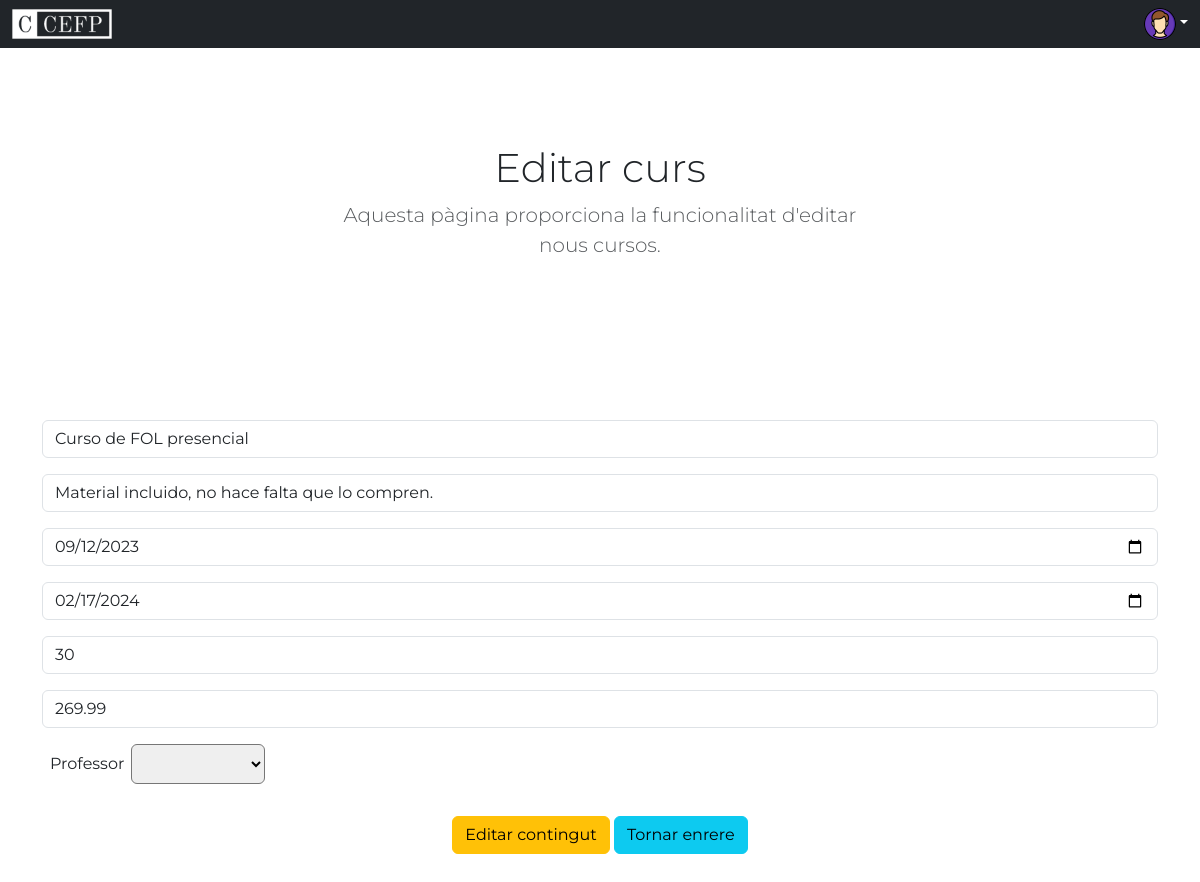
Page /Views/html/editar_curs.php?id=2 (signed in) on the committed database.
### tables this page shows
CREATE TABLE curs (
    id_curs INT NOT NULL PRIMARY KEY AUTO_INCREMENT,
    nom_curs VARCHAR(60),
    curs_descripcio VARCHAR(1000),
    data_inici DATE,
    data_fi DATE,
    id_profesor INT,
    preu FLOAT,
    placesDisponibles INT CHECK(placesDisponibles>=0),
    FOREIGN KEY (id_profesor) REFERENCES profesors(id_profesor)
);

### Model/Cursos/ModelPanellEditar.php (called while the page is built, shortened)
<?php
class ModelPanellEditar {
    private $conn;
    public function __construct($conn) {
        $this->conn = $conn;
    }
    public function mostrarCursos($IDCurs) {
        $sql = $this->conn->prepare("SELECT * FROM curs WHERE id_curs=$IDCurs");
        $sql->execute();
        $result = $sql->get_result();
        return $result;
    }
}

### Model/Cursos/ModelOptionProfesors.php (called while the page is built, shortened)
<?php
class CrearOptionsProfessors {
    private $conn;
    public function __construct($conn) {
        $this->conn = $conn;
    }
    public function listadoProfesors()
    {
        $consulta = $this->conn->prepare("SELECT * FROM profesors");
        $consulta->execute();
        $result = $consulta->get_result();
        return $result;
    }
}

### Controller/Cursos/ControllerOptionProfesors.php (the view)
<?php include ("../../Model/Cursos/ModelOptionProfesors.php");
$nouCurs=new CrearOptionsProfessors($conn);
$result = $nouCurs->listadoProfesors();
$optionProfessor = "";
while($professor=$result->fetch_assoc()) {
    $IdProfessor = $professor["id_profesor"];
    $nomProfessor = $professor["nom"];
    $cognomProfessor = $professor["cognom"];
    $optionProfessor .= "<option value=".$IdProfessor.">".$nomProfessor." ".$cognomProfessor."</option>";
}
echo $optionProfessor;

### Controller/Cursos/ControllerPanellEditar.php
<?php
include ('../../Model/Cursos/ModelPanellEditar.php');
$mostrarCursos = new ModelPanellEditar($conn);
$IDCurs= $_GET["id"];
$result = $mostrarCursos->mostrarCursos($IDCurs);
$div_cursos = "";
while($contingut=$result->fetch_assoc()) {
    $nomCurs = $contingut["nom_curs"];
    $desc = $contingut["curs_descripcio"];
    $dataInici = $contingut["data_inici"];
    $dataFi = $contingut["data_fi"];
    $preu = $contingut["preu"];
    $placesDisponibles = $contingut["placesDisponibles"];
    $div_cursos .= "
        <div class='input-group mb-3'>
            <input type='text' name='nom_curs' class='form-control' placeholder='Nom del curs' aria-label='Nom del curs' aria-describedby='basic-addon2' value='".$nomCurs."'>
        </div>
        <div class='input-group mb-3'>
            <input type='text' name='curs_descripcio' class='form-control' placeholder='Descripció del curs' aria-label='Descripció del curs' aria-describedby='basic-addon2' value='".$desc."'>
        </div>
        <div class='input-group mb-3'>
            <input type='date' name='data_inici' class='form-control' placeholder='dd-mm-yyyy' aria-label='Data Inici' aria-describedby='basic-addon2' value='".$dataInici."'>
        </div>
        <div class='input-group mb-3'>
            <input type='date' name='data_fi' class='form-control' placeholder='dd-mm-yyyy' aria-label='Data Fi' aria-describedby='basic-addon2' value='".$dataFi."'>
        </div>
        <div class='input-group mb-3'>
            <input type='text' name='placesDisponibles' class='form-control' aria-label='Places disponibles' aria-describedby='basic-addon2' value='".$placesDisponibles."'>
        </div>
        <div class='input-group mb-3'>
            <input type='text' name='preu' class='form-control' placeholder='Preu' aria-label='Preu' aria-describedby='basic-addon2' value='".$preu."'>
        </div>";
}
echo $div_cursos;
?>

### rows in the picture
curs: nom_curs "Curso de FOL presencial", curs_descripcio "Material incluido, no hace falta que lo compren.", data_inici "09/12/2023", data_fi "02/17/2024", placesDisponibles "30", preu "269.99"
